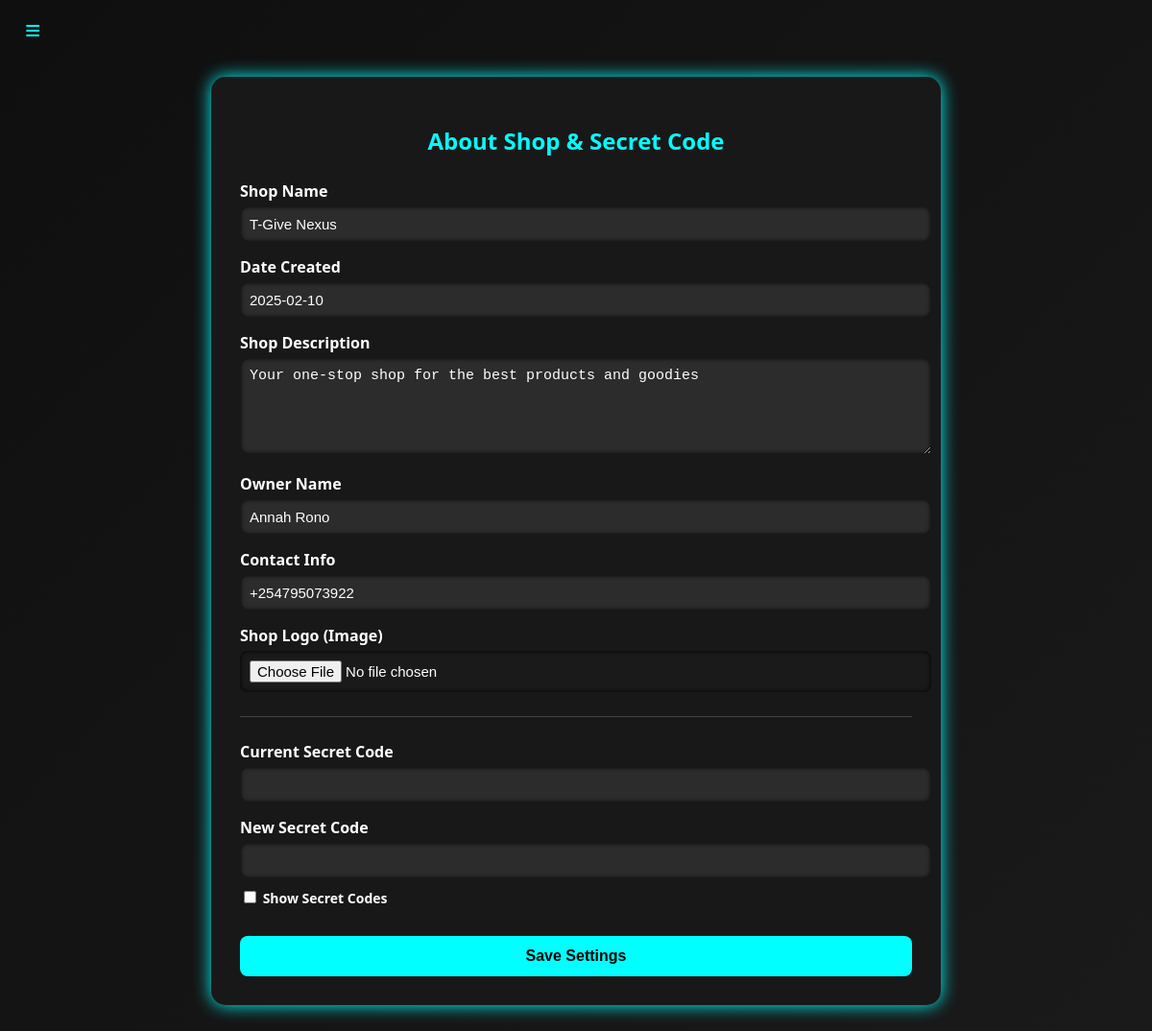
Page /admin/admin_about (signed in) on the committed database.
### app.py (models this page shows)
class About(db.Model):
    id = db.Column(db.Integer, primary_key=True)
    shop_name = db.Column(db.String(100), nullable=False)
    date_created = db.Column(db.Date, nullable=False)
    description = db.Column(db.Text, nullable=False)
    owner = db.Column(db.String(100), nullable=False)
    contact = db.Column(db.String(100), nullable=True)
    logo = db.Column(db.String(255), nullable=True)

### app.py (the view, shortened to what this page needs)
@app.route('/admin/admin_about', methods=['GET', 'POST'])
@admin_required
def admin_about():
    about = About.query.first()
    secret_path = 'admin_secret.txt'
    return render_template('admin_about.html', about=about)

### app.py (called while the page is built)
@app.before_request
def make_session_permanent():
    session.permanent = True

@app.before_request
def auto_logout_user():
    if current_user.is_authenticated:
        user = User.query.filter_by(id=current_user.id).first()
        if user and user.role != current_user.role:
            logout_user()
            flash("Role has changed. Please log in again.", "error")
            return redirect(url_for('login'))

def admin_required(f):
    @wraps(f)
    def decorated_function(*args, **kwargs):
        if not current_user.is_authenticated or current_user.role != 'admin':
            return abort(403)
        return f(*args, **kwargs)
    return decorated_function

@login_manager.user_loader
def load_user(user_id):
    return User.query.get(int(user_id))

@app.context_processor
def inject_csrf_token():
    from flask_wtf.csrf import generate_csrf
    return dict(csrf_token=generate_csrf)

### templates/admin_about.html (shortened to what this page needs)
<!DOCTYPE html>
<html lang="en">
<head>
</head>
<body>
  <button class="menu-btn" onclick="openMenu()">≡</button>
  <div class="form-container">
    <h2>About Shop & Secret Code</h2>
    <form action="{{ url_for('admin_about') }}" method="POST" enctype="multipart/form-data">
      <label for="shop-name">Shop Name</label>
      <input type="text" id="shop-name" name="shop_name" required value="{{ about.shop_name if about else '' }}">
      <label for="date_created">Date Created</label>
      <input type="text" id="date_created" name="date_created" placeholder="YYYY-MM-DD" required value="{{ about.date_created if about else '' }}">
      <label for="description">Shop Description</label>
      <textarea id="description" name="description" required>{{ about.description if about else '' }}</textarea>
      <label for="owner">Owner Name</label>
      <input type="text" id="owner" name="owner" required value="{{ about.owner if about else '' }}">
      <label for="contact">Contact Info</label>
      <input type="text" id="contact" name="contact" required value="{{ about.contact if about else '' }}">
      <label for="logo">Shop Logo (Image)</label>
      <input type="file" id="logo" name="logo" accept="image/*">
      <hr>
      <label for="current_code">Current Secret Code</label>
      <input type="password" id="current_code" name="current_code">
      <label for="new_code">New Secret Code</label>
      <input type="password" id="new_code" name="new_code">
      <label class="checkbox-label">
        <input type="checkbox" onclick="toggleSecret()"> Show Secret Codes
      </label>
      <button type="submit">Save Settings</button>
    </form>
  </div>
</body>
</html>

### templates/admin_about.html (style rules this page uses)
body { margin: 0; font-family: 'Segoe UI', sans-serif; background: linear-gradient(135deg, #0f0f0f, #1a1a1a); color: white; }
.menu-btn { font-size: 28px; position: fixed; top: 15px; left: 20px; background: none; color: cyan; border: none; cursor: pointer; z-index: 1001; }
.form-container { max-width: 700px; margin: 80px auto; background: #181818; padding: 30px; border-radius: 15px; box-shadow: 0 0 18px cyan; }
h2 { text-align: center; color: cyan; margin-bottom: 25px; }
label { display: block; margin-top: 15px; margin-bottom: 5px; font-weight: bold; }
input[type="text"], input[type="file"], input[type="password"], textarea { width: 100%; padding: 10px; border-radius: 8px; border: none; background: #2c2c2c; color: white; font-size: 15px; box-shadow: inset 0 0 5px #000; }
input[type="file"] { background: #1a1a1a; }
textarea { resize: vertical; height: 80px; }
.form-container button { width: 100%; margin-top: 25px; padding: 12px; background: cyan; color: black; font-weight: bold; font-size: 16px; border: none; border-radius: 8px; cursor: pointer; transition: 0.3s; }
.checkbox-label { margin-top: 10px; display: inline-block; font-size: 14px; }
hr { border: none; border-top: 1px solid #444; margin: 25px 0; }

### rows in the picture
About: shop_name "T-Give Nexus", date_created "2025-02-10", description "Your one-stop shop for the best products and goodies", owner "Annah Rono", contact "+254795073922"
